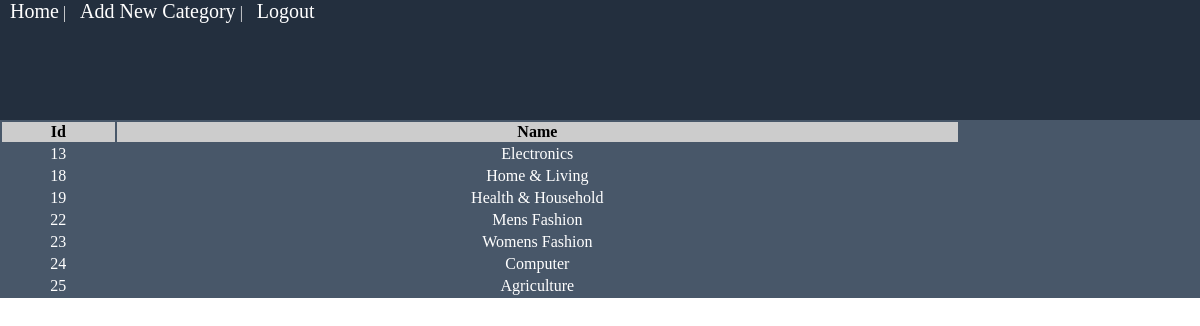
The app's page /admin/maincatview.php (signed in) with its own data.
### tables this page shows
CREATE TABLE `maincat` (
  `id` int(11) NOT NULL,
  `name` varchar(100) NOT NULL
);

### admin/maincatview.php (the view, shortened to what this page needs)
<?php
include_once("connection.php");
$result = mysqli_query($mysqli, "SELECT * FROM maincat");
?>
<html>
<head>
    <link href="adminstyle.css" rel="stylesheet" type="text/css">
</head>
<body>
    <div class="header">
	<a href="index.php">Home</a> | <a href="mainadd.php">Add New Category</a> | <a href="logout.php">Logout</a>
	<br/><br/>
	</div>
    <div class="list">
	<table width='80%' border=0>
        <tr bgcolor='#CCCCCC' color="#ffffff">
            <th><a>Id</a></th>
            <th><a>Name</a></th>
		</tr>
		<?php
		while($res = mysqli_fetch_array($result)) {
			echo "<tr>";
            echo "<td >".$res['id']."</td>";
			echo "<td>".$res['name']."</td>";
            echo "</tr>";
		}
		?>
	</table></div>
</body>
</html>

### admin/adminstyle.css (style rules this page uses)
body { margin: 0px; border: 0px; }
.header { width:100%; height:120px; background:#232f3e; color:#ebebeb ; }
.header a { margin-left: 10px; color:white; font-size: 20; text-decoration: none; }
.list { background: #485769; text-align: center; }
.list td { color:white; text-align: center; }

### records on screen
maincat: id "13", name "Electronics"
maincat: id "18", name "Home & Living"
maincat: id "19", name "Health & Household"
maincat: id "22", name "Mens Fashion"
maincat: id "23", name "Womens Fashion"
maincat: id "24", name "Computer"
maincat: id "25", name "Agriculture"
